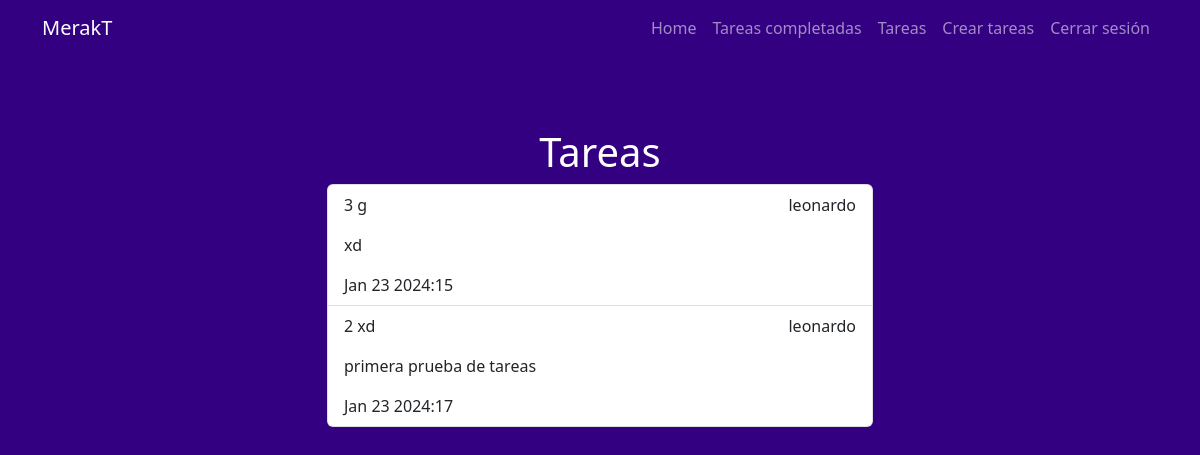
Before: /tasks_completed/ (signed in) with the older database file.
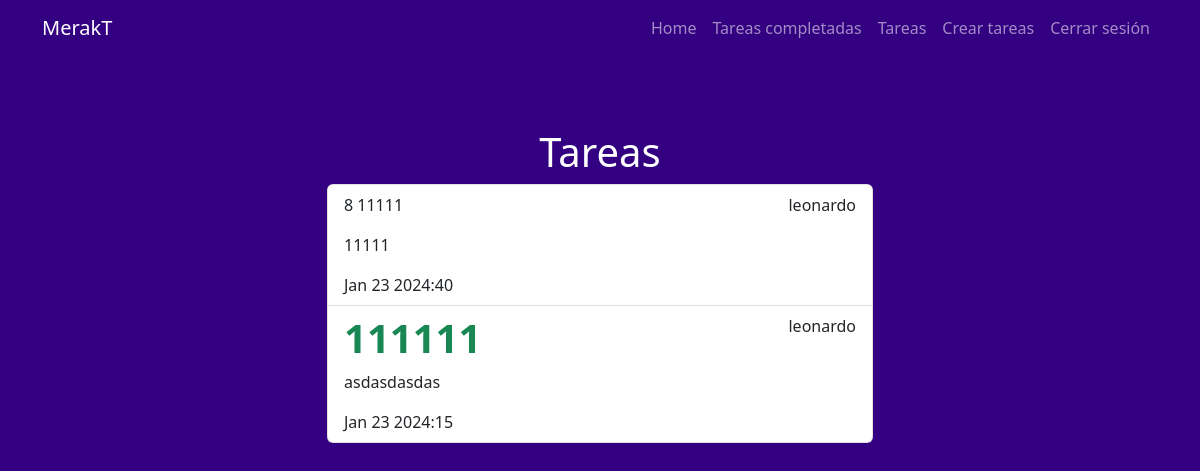
After: the same page with the newer database file.
### tasks/models.py (models this page shows, shortened)
class Task(models.Model): #crea una tabla en sql
  title = models.CharField(max_length=200)
  description = models.TextField(max_length=1000)
  created = models.DateTimeField(auto_now_add=True) #para la fecha que se creo
  datecompleted = models.DateTimeField(null=True, blank=True)
  important = models.BooleanField(default=False)
  user = models.ForeignKey(User, on_delete=models.CASCADE) #para poder vincular dos tablas

### tasks/views.py (the view)
# urls.py: path('tasks_completed/', views.tasks_completed, name='tasks_completed'),
@login_required
def tasks_completed(request):
    tasks = Task.objects.filter(user=request.user, datecompleted__isnull=False).order_by('-datecompleted')
    return render(request, 'tasks.html', {"tasks": tasks})

### tasks/templates/tasks.html (shortened to what this page needs)
{% extends 'base.html' %}
{% block content %}
<main class="container">
  <div class="row">
    <div class="col-md-6 offset-md-3 mt-5">
      <h1 class="text-white col-md-4 offset-md-4 mt-4 col-12 text-center">Tareas</h1>
        <ul class="list-group">
          {% for task in tasks %}
          <a class="list-group-item" href="{% url 'task_detail' task.id %}">
            <header class="d-flex justify-content-between">
              {% if task.important %}
              <h1 class="fw-bold text-success">{{task.title}}</h1>
              {% else %} {{task.id}} {{task.title}} {% endif %}
              <p>{{task.user.username}}</p>
            </header>
              <p>{{task.description}}</p>
              {{task.datecompleted|date:'M j Y:i'}}
          {% endfor %}
        </ul>
    </div>
  </div>
</main>
{% endblock %}

Changed rows visible on the page:
removed Task: id "2", title "xd", user.username "leonardo", description "primera prueba de tareas", datecompleted "Jan 23 2024:17"
added Task: id "8", title "11111", user.username "leonardo", description "11111", datecompleted "Jan 23 2024:40"
changed Task: important False → True (drawn); description "xd" → "asdasdasdas"; id "3" → (not shown); title "g" → "111111"
